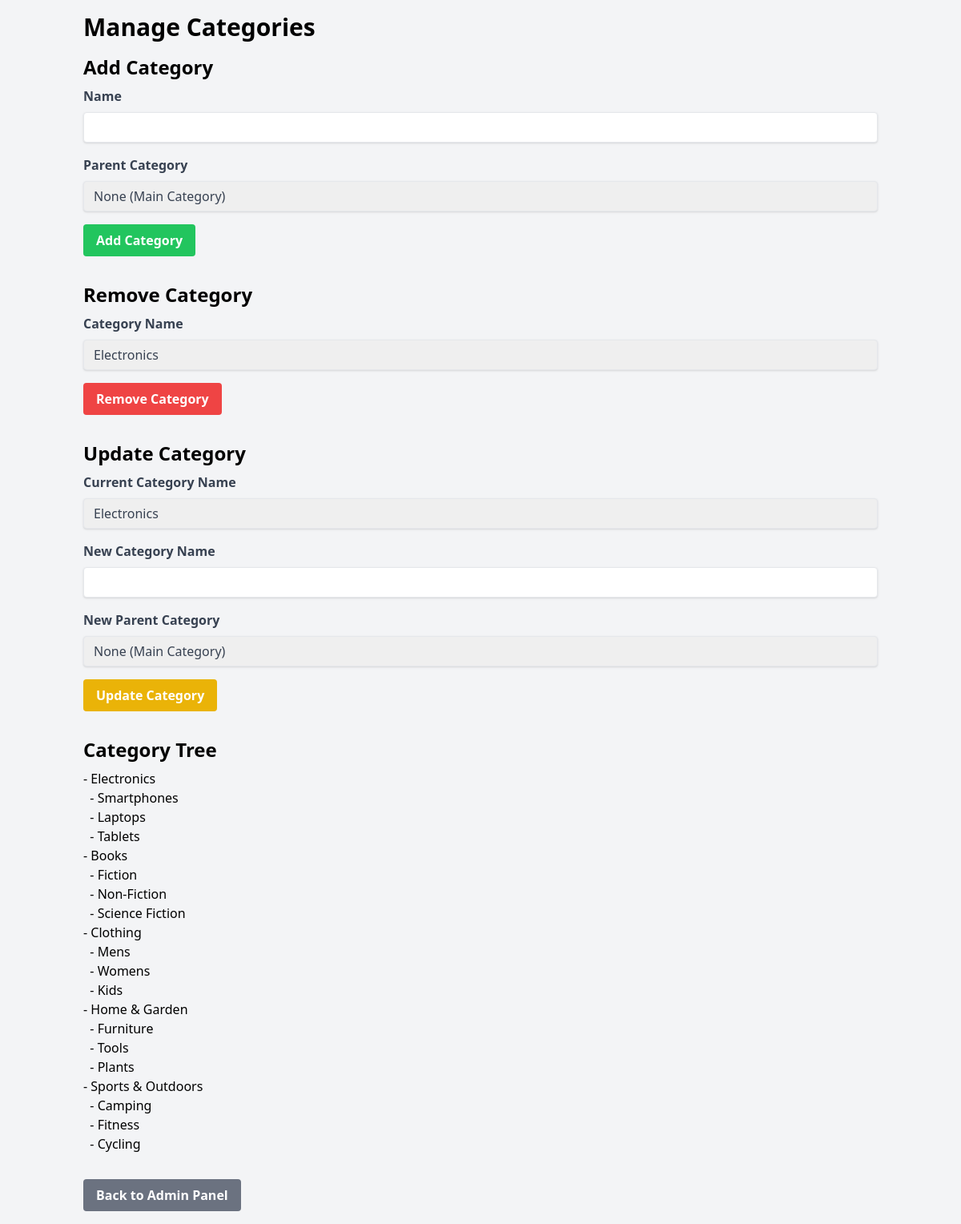
/admin/categories.php (signed in), run on the app's committed database.
### tables this page shows
CREATE TABLE IF NOT EXISTS categories (
    id INT AUTO_INCREMENT PRIMARY KEY,
    name VARCHAR(255) NOT NULL,
    parent INT DEFAULT 0
);

### utils.php (called while the page is built, shortened)
<?php
$db_host = 'localhost';
$db_user = 'root';
$db_password = 'passwd123';
$db_name = 'lab12';
try {
    $db = new PDO("mysql:host=$db_host;dbname=$db_name;charset=utf8mb4", $db_user, $db_password);
    $db->setAttribute(PDO::ATTR_ERRMODE, PDO::ERRMODE_EXCEPTION);
} catch(PDOException $e) {
    die("Database connection failed: " . $e->getMessage());
}
function getAllCategories() {
    global $db;
    $stmt = $db->query("SELECT id, name, parent FROM categories");
    return $stmt->fetchAll(PDO::FETCH_ASSOC);
}

### admin/categories.php (the view, shortened to what this page needs)
<?php
require_once '../utils.php';
function displayCategories($categories, $parent = 0, $level = 0) {
    foreach ($categories as $category) {
        if ($category['parent'] == $parent) {
            echo str_repeat("&nbsp;&nbsp;", $level) . "- " . $category['name'] . "<br>";
        }
    }
}
$categories = getAllCategories();
?>
<!DOCTYPE html>
<html lang="en">
<head>
    <script src="https://cdn.tailwindcss.com"></script>
</head>
<body class="bg-gray-100">
    <div class="container mx-auto p-4">
        <h1 class="text-3xl font-bold mb-4">Manage Categories</h1>
        <section class="mb-8">
            <h2 class="text-2xl font-semibold mb-2">Add Category</h2>
            <form action="categories.php" method="post" class="space-y-4">
                <div>
                    <label for="name" class="block text-gray-700 font-bold mb-2">Name</label>
                    <input type="text" name="name" id="name" class="shadow appearance-none border rounded w-full py-2 px-3 text-gray-700 leading-tight focus:outline-none focus:shadow-outline" required>
                </div>
                <div>
                    <label for="parent" class="block text-gray-700 font-bold mb-2">Parent Category</label>
                    <select name="parent" id="parent" class="shadow appearance-none border rounded w-full py-2 px-3 text-gray-700 leading-tight focus:outline-none focus:shadow-outline">
                        <option value="">None (Main Category)</option>
                    </select>
                </div>
                <button type="submit" name="add_category" class="bg-green-500 hover:bg-green-700 text-white font-bold py-2 px-4 rounded">Add Category</button>
            </form>
        </section>
        <section class="mb-8">
            <h2 class="text-2xl font-semibold mb-2">Remove Category</h2>
            <form action="categories.php" method="post" class="space-y-4">
                <div>
                    <label for="category_name" class="block text-gray-700 font-bold mb-2">Category Name</label>
                    <select name="category_name" id="category_name" class="shadow appearance-none border rounded w-full py-2 px-3 text-gray-700 leading-tight focus:outline-none focus:shadow-outline" required>
                        <?php foreach ($categories as $category): ?>
                            <option value="<?php echo $category['name']; ?>"><?php echo $category['name']; ?></option>
                        <?php endforeach; ?>
                    </select>
                </div>
                <button type="submit" name="remove_category" class="bg-red-500 hover:bg-red-700 text-white font-bold py-2 px-4 rounded">Remove Category</button>
            </form>
        </section>
        <section class="mb-8">
            <h2 class="text-2xl font-semibold mb-2">Update Category</h2>
            <form action="categories.php" method="post" class="space-y-4">
                <div>
                    <label for="old_name" class="block text-gray-700 font-bold mb-2">Current Category Name</label>
                    <select name="old_name" id="old_name" class="shadow appearance-none border rounded w-full py-2 px-3 text-gray-700 leading-tight focus:outline-none focus:shadow-outline" required>
                        <?php foreach ($categories as $category): ?>
                            <option value="<?php echo $category['name']; ?>"><?php echo $category['name']; ?></option>
                        <?php endforeach; ?>
                    </select>
                </div>
                <div>
                    <label for="new_name" class="block text-gray-700 font-bold mb-2">New Category Name</label>
                    <input type="text" name="new_name" id="new_name" class="shadow appearance-none border rounded w-full py-2 px-3 text-gray-700 leading-tight focus:outline-none focus:shadow-outline" required>
                </div>
                <div>
                    <label for="parent" class="block text-gray-700 font-bold mb-2">New Parent Category</label>
                    <select name="parent" id="parent" class="shadow appearance-none border rounded w-full py-2 px-3 text-gray-700 leading-tight focus:outline-none focus:shadow-outline">
                        <option value="">None (Main Category)</option>
                    </select>
                </div>
                <button type="submit" name="update_category" class="bg-yellow-500 hover:bg-yellow-700 text-white font-bold py-2 px-4 rounded">Update Category</button>
            </form>
        </section>
        <section>
            <h2 class="text-2xl font-semibold mb-2">Category Tree</h2>
            <div class="mb-8">
                <?php displayCategories($categories); ?>
            </div>
        </section>
        <a href="index.php" class="inline-block bg-gray-500 hover:bg-gray-700 text-white font-bold py-2 px-4 rounded">Back to Admin Panel</a>
    </div>
</body>
</html>

### data on the page
categories: name "Electronics"
categories: name "Smartphones"
categories: name "Laptops"
categories: name "Tablets"
categories: name "Books"
categories: name "Fiction"
categories: name "Non-Fiction"
categories: name "Science Fiction"
categories: name "Clothing"
categories: name "Mens"
categories: name "Womens"
categories: name "Kids"
categories: name "Home & Garden"
categories: name "Furniture"
categories: name "Tools"
categories: name "Plants"
categories: name "Sports & Outdoors"
categories: name "Camping"
categories: name "Fitness"
categories: name "Cycling"

### other printed values
form field category_name "Electronics"
form field old_name "Electronics"
